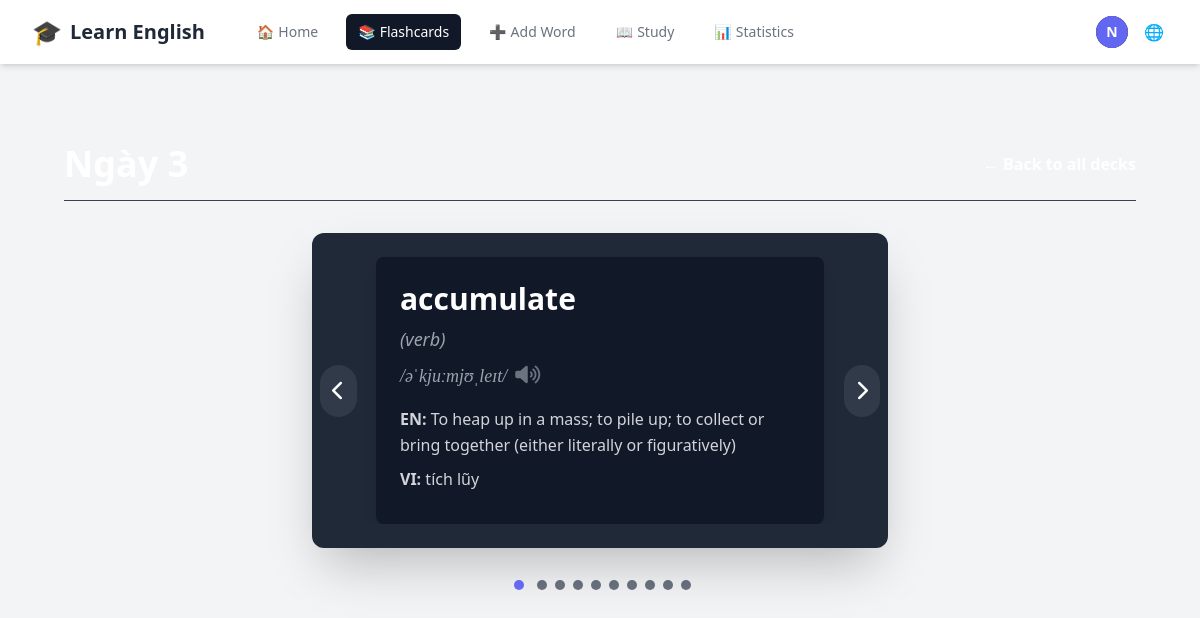
Page /en/decks/4/ (signed in) on the committed database.
### accounts/models.py (models this page shows, shortened)
class CustomUser(AbstractUser):
    email = models.EmailField(unique=True)
    username = None  # Remove username field
    USERNAME_FIELD = 'email'
    REQUIRED_FIELDS = []
    objects = CustomUserManager()

### vocabulary/models.py (models this page shows, shortened)
class Flashcard(models.Model):
    user = models.ForeignKey(settings.AUTH_USER_MODEL, on_delete=models.CASCADE, related_name='flashcards')
    deck = models.ForeignKey(Deck, on_delete=models.CASCADE, related_name='flashcards', null=True, blank=True)
    word = models.CharField(max_length=255)
    phonetic = models.CharField(max_length=100, blank=True, null=True, help_text="Phonetic transcription (e.g., /rɪˈzɪliənt/)")
    part_of_speech = models.CharField(max_length=50, blank=True, null=True)
    audio_url = models.URLField(max_length=500, blank=True, null=True)
    image = models.ImageField(upload_to='flashcard_images/', blank=True, null=True)
    related_image_url = models.URLField(max_length=500, blank=True, null=True, help_text="Auto-fetched related image URL")
    general_synonyms = models.TextField(blank=True, null=True, help_text="Comma-separated list of general synonyms")
    general_antonyms = models.TextField(blank=True, null=True, help_text="Comma-separated list of general antonyms")
    ease_factor = models.FloatField(default=2.5, help_text="SM-2 ease factor")
    repetitions = models.PositiveIntegerField(default=0, help_text="Number of successful reviews in a row")
    interval = models.PositiveIntegerField(default=0, help_text="Interval (days) until next review")
    next_review = models.DateField(default=timezone.now)
    last_reviewed = models.DateTimeField(blank=True, null=True)
    created_at = models.DateTimeField(auto_now_add=True)
    class Meta:
        ordering = ['word']
        unique_together = ['user', 'word']  # Một user không thể có từ trùng lặp

class Definition(models.Model):
    flashcard = models.ForeignKey(Flashcard, related_name='definitions', on_delete=models.CASCADE)
    english_definition = models.TextField()
    vietnamese_definition = models.TextField()
    definition_synonyms = models.TextField(blank=True, null=True, help_text="Comma-separated list of synonyms for this definition")
    definition_antonyms = models.TextField(blank=True, null=True, help_text="Comma-separated list of antonyms for this definition")

### vocabulary/views.py (the view)
# urls.py: path('decks/<int:deck_id>/', views.deck_detail, name='deck_detail'),
@login_required
def deck_detail(request, deck_id):
    try:
        deck = Deck.objects.get(id=deck_id, user=request.user)
        flashcards = Flashcard.objects.filter(deck=deck).prefetch_related('definitions')
        context = {
            'deck': deck,
            'flashcards': flashcards,
        }
        return render(request, 'vocabulary/deck_detail.html', context)
    except Deck.DoesNotExist:
        return redirect('deck_list')

### vocabulary/templates/vocabulary/deck_detail.html (shortened to what this page needs)
{% extends "base.html" %}
{% load i18n %}
{% load static %}
{% block content %}
<div class="max-w-7xl mx-auto px-4 sm:px-6 lg:px-8 py-10">
    <div class="flex justify-between items-center mb-8 pb-4 border-b border-gray-700">
        <h1 class="text-4xl font-extrabold text-white">{{ deck.name }}</h1>
        <a href="{% url 'deck_list' %}" class="text-primary-color hover:text-primary-color-dark font-semibold transition-colors duration-200">← {{ manual_texts.back_to_all_decks }}</a>
    </div>
    {% if flashcards %}
        <div id="carousel-container" class="relative w-full max-w-xl mx-auto overflow-hidden rounded-xl shadow-2xl bg-gray-800 p-6">
            <div id="carousel-slides" class="flex overflow-x-scroll no-scrollbar snap-x snap-mandatory" style="scroll-behavior: auto;">
                {% for card in flashcards %}
                    <div class="flex-shrink-0 snap-center" style="width: 100%;">
                        <div class="word-item-tailwind p-6 bg-gray-900 rounded-lg shadow-lg w-full max-w-md mx-auto text-white flex flex-col items-start">
                            <div class="text-3xl font-bold mb-2">
                                <a href="https://dictionary.cambridge.org/dictionary/english/{{ card.word }}" target="_blank" class="hover:underline focus:outline-none focus:ring-2 focus:ring-primary-color focus:ring-offset-2 focus:ring-offset-gray-900">{{ card.word }}</a>
                            </div>
                            {% if card.part_of_speech %}
                                <div class="text-lg text-gray-400 mb-2 italic">({{ card.part_of_speech }})</div>
                            {% endif %}
                            {% if card.phonetic %}
                                <div class="text-lg text-gray-400 font-serif italic mb-4 flex items-center space-x-2">
                                    <span>{{ card.phonetic }}</span>
                                    {% if card.audio_url %}
                                        <button class="audio-icon-tailwind text-gray-500 hover:text-primary-color transition-colors duration-200" data-audio-url="{{ card.audio_url }}">
                                            <i class="fas fa-volume-up text-xl"></i>
                                        </button>
                                    {% endif %}
                                </div>
                            {% endif %}
                            {% for def in card.definitions.all %}
                                <div class="text-base text-gray-300 leading-relaxed mb-2">
                                    <span class="font-semibold text-primary-color">{% trans "EN:" %}</span> {{ def.english_definition }}
                                </div>
                                <div class="text-base text-gray-300 leading-relaxed mb-2">
                                    <span class="font-semibold text-primary-color">{% trans "VI:" %}</span> {{ def.vietnamese_definition }}
                                </div>
                            {% endfor %}
                        </div>
                    </div>
                {% endfor %}
            </div>
            <button id="prevBtn" class="absolute top-1/2 left-2 -translate-y-1/2 bg-gray-700 bg-opacity-75 text-white p-3 rounded-full hover:bg-opacity-100 transition-all duration-200 z-10 focus:outline-none focus:ring-2 focus:ring-primary-color focus:ring-offset-2 focus:ring-offset-gray-800">
                <i class="fas fa-chevron-left text-xl"></i>
            </button>
            <button id="nextBtn" class="absolute top-1/2 right-2 -translate-y-1/2 bg-gray-700 bg-opacity-75 text-white p-3 rounded-full hover:bg-opacity-100 transition-all duration-200 z-10 focus:outline-none focus:ring-2 focus:ring-primary-color focus:ring-offset-2 focus:ring-offset-gray-800">
                <i class="fas fa-chevron-right text-xl"></i>
            </button>
        </div>
        <div id="pagination-dots" class="text-center mt-6 space-x-2"></div>
    {% else %}
        <p class="text-gray-400 text-center text-lg mt-10">{% trans "This deck is empty." %} <a href="{% url 'add_flashcard' %}" class="text-primary-color hover:underline">{% trans "Add some cards!" %}</a></p>
    {% endif %}
</div>
{% endblock %}

### vocabulary/templates/base.html (shortened to what this page needs)
{% load i18n %}
{% load static %}
<!DOCTYPE html>
<html lang="{{ LANGUAGE_CODE }}">
  <head>
    <script src="https://cdn.tailwindcss.com"></script>
    <link rel="stylesheet" type="text/css" href="{% static 'css/main.css' %}">
    <link rel="stylesheet" href="https://cdnjs.cloudflare.com/ajax/libs/font-awesome/6.0.0-beta3/css/all.min.css">
  </head>
  <body class="bg-gray-100 dark:bg-gray-900">
    <nav class="bg-white dark:bg-gray-800 shadow-md">
        <div class="max-w-7xl mx-auto px-4 sm:px-6 lg:px-8">
            <div class="flex items-center justify-between h-16">
                <div class="flex items-center">
                    <a href="{% if user.is_authenticated %}{% url 'dashboard' %}{% else %}{% url 'account_login' %}{% endif %}" class="flex-shrink-0 flex items-center space-x-2">
                        <span class="text-2xl">🎓</span>
                        <span class="text-xl font-bold text-gray-800 dark:text-white">{{ manual_texts.learn_english }}</span>
                    </a>
                    <div class="hidden md:block">
                        <div class="ml-10 flex items-baseline space-x-4">
                            {% if user.is_authenticated %}
                                <a href="{% url 'dashboard' %}" class="{% if request.resolver_match.url_name == 'dashboard' %}bg-gray-900 text-white{% else %}text-gray-500 dark:text-gray-300 hover:bg-gray-700 hover:text-white{% endif %} px-3 py-2 rounded-md text-sm font-medium flex items-center space-x-1">
                                    <span class="nav-icon">🏠</span>
                                    <span>{{ manual_texts.home }}</span>
                                </a>
                                <a href="{% url 'deck_list' %}" class="{% if request.resolver_match.url_name == 'deck_list' or request.resolver_match.url_name == 'deck_detail' %}bg-gray-900 text-white{% else %}text-gray-500 dark:text-gray-300 hover:bg-gray-700 hover:text-white{% endif %} px-3 py-2 rounded-md text-sm font-medium flex items-center space-x-1">
                                    <span class="nav-icon">📚</span>
                                    <span>{{ manual_texts.flashcards }}</span>
                                </a>
                                <a href="{% url 'add_flashcard' %}" class="{% if request.resolver_match.url_name == 'add_flashcard' %}bg-gray-900 text-white{% else %}text-gray-500 dark:text-gray-300 hover:bg-gray-700 hover:text-white{% endif %} px-3 py-2 rounded-md text-sm font-medium flex items-center space-x-1">
                                    <span class="nav-icon">➕</span>
                                    <span>{{ manual_texts.add_word }}</span>
                                </a>
                                <a href="{% url 'study' %}" class="{% if request.resolver_match.url_name == 'study' %}bg-gray-900 text-white{% else %}text-gray-500 dark:text-gray-300 hover:bg-gray-700 hover:text-white{% endif %} px-3 py-2 rounded-md text-sm font-medium flex items-center space-x-1">
                                    <span class="nav-icon">📖</span>
                                    <span>{{ manual_texts.study }}</span>
                                </a>
                                <a href="{% url 'statistics' %}" class="{% if request.resolver_match.url_name == 'statistics' %}bg-gray-900 text-white{% else %}text-gray-500 dark:text-gray-300 hover:bg-gray-700 hover:text-white{% endif %} px-3 py-2 rounded-md text-sm font-medium flex items-center space-x-1">
                                    <span class="nav-icon">📊</span>
                                    <span>{{ manual_texts.statistics }}</span>
                                </a>
                            {% endif %}
                        </div>
                    </div>
                </div>
                <div class="hidden md:block">
                    <div class="ml-4 flex items-center md:ml-6">
                        {% if user.is_authenticated %}
                            <div class="ml-3 relative">
                                <div>
                                    <button type="button" id="user-toggle" class="max-w-xs bg-gray-800 rounded-full flex items-center text-sm focus:outline-none focus:ring-2 focus:ring-offset-2 focus:ring-offset-gray-800 focus:ring-white" aria-expanded="false" aria-haspopup="true">
                                        <div class="h-8 w-8 rounded-full bg-indigo-500 flex items-center justify-center text-white font-bold">
                                            {{ user.email|slice:":1"|upper }}
                                        </div>
                                    </button>
                                </div>
                            </div>
                        {% endif %}
                        <div class="ml-3 relative">
                            <div>
                                <button type="button" id="lang-toggle" class="bg-white dark:bg-gray-800 p-1 rounded-full text-gray-400 dark:text-gray-300 hover:text-gray-500 dark:hover:text-white focus:outline-none focus:ring-2 focus:ring-offset-2 focus:ring-offset-gray-800 focus:ring-white">
                                    <span class="nav-icon">🌐</span>
                                </button>
                            </div>
                        </div>
                    </div>
                </div>
            </div>
        </div>
    </nav>
    <main class="py-10">
      <div class="max-w-7xl mx-auto px-4 sm:px-6 lg:px-8">
        {% block content %}{% endblock %}
      </div>
    </main>
  </body>
</html>

### static/css/main.css (style rules this page uses)
* { margin: 0; padding: 0; box-sizing: border-box; }
body { background: #18182f; color: #fff; font-family: "Segoe UI", Tahoma, Geneva, Verdana, sans-serif; line-height: 1.6; min-height: 100vh; }
.no-scrollbar { -ms-overflow-style: none; scrollbar-width: none; }

### vocabulary/templates/base.html (style rules this page uses)
:root { --primary-color: #6a6cff; --primary-color-dark: #5859d8; --background-main: #f3f4f6; --background-secondary: #ffffff; --background-light: #ffffff; --text-main: #1f2937; --text-muted: #6b7280; --border-color: #e5e7eb; --card-background: var(--background-secondary); --card-border-color: var(--border-color); --card-text-main: var(--text-main); --card-text-muted: var(--text-muted); --card-shadow: 0 1px 3px 0 rgba(0, 0, 0, 0.1), 0 1px 2px 0 rgba(0, 0, 0, 0.06); --card-shadow-hover: 0 4px 6px -1px rgba(0, 0, 0, 0.1), 0 2px 4px -1px rgba(0, 0, 0, 0.06); }

### rows in the picture
CustomUser: email "N"
Flashcard: word "accumulate", part_of_speech "verb", phonetic "/əˈkjuːmjʊˌleɪt/"
Definition: english_definition "To heap up in a mass; to pile up; to collect or bring together (either literally or figuratively)", vietnamese_definition "tích lũy"

### other values in the picture
{{ manual_texts.learn_english }} "Learn English"
{{ manual_texts.home }} "Home"
{{ manual_texts.flashcards }} "Flashcards"
{{ manual_texts.add_word }} "Add Word"
{{ manual_texts.study }} "Study"
{{ manual_texts.statistics }} "Statistics"
